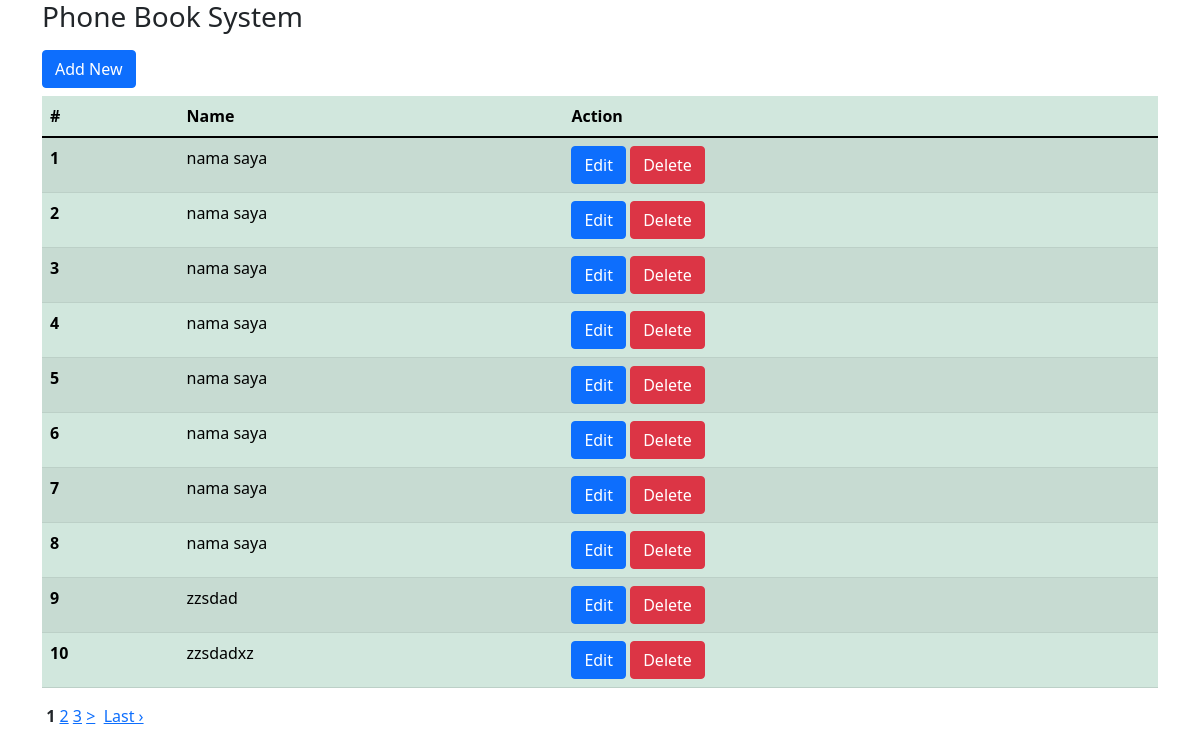
The page / on the database its author committed.
### tables this page shows
CREATE TABLE IF NOT EXISTS `user_info` (
  `id` bigint NOT NULL AUTO_INCREMENT,
  `name` varchar(50) DEFAULT NULL,
  PRIMARY KEY (`id`)
);

### application/controllers/welcome.php (called while the page is built, shortened)
<?php if ( ! defined('BASEPATH')) exit('No direct script access allowed');
class Welcome extends CI_Controller {
	public function __construct() {
		$this->load->database();
        $this->load->model('user_info');
        $this->load->helper('url');
        $this->load->library("pagination");
        $this->load->helper('form');
    }
    public function index() {
        $data['user_infos'] = $this->user_info->getAll();
        $config = array();
        $config["per_page"] = 10;
        $page = ($this->uri->segment(2)) ? $this->uri->segment(2) : 0;
        $data['users'] = $this->user_info->get_users($config["per_page"], $page);
        $this->load->view('welcome_message', $data);
    }
}

### index.php (called while the page is built, shortened)
<?php
require_once BASEPATH.'core/CodeIgniter.php';

### application/models/user_info.php (called while the page is built, shortened)
<?php
class user_info extends CI_Model {
    public function getAll() {
        return $this->db->get('user_info', 10)->result();
    }
    public function get_users($limit, $start) {
        $this->db->limit($limit, $start);
        $query = $this->db->get('user_info', 10);
        return $query->result();
    }
}

### application/views/welcome_message.php (the view, shortened to what this page needs)
<!doctype html>
<html lang="en">
  <head>
    <link href="https://cdn.jsdelivr.net/npm/bootstrap@5.1.3/dist/css/bootstrap.min.css" rel="stylesheet">
	<link rel="stylesheet" href="https://cdnjs.cloudflare.com/ajax/libs/font-awesome/6.0.0/css/fontawesome.min.css" />
  </head>
  <body>
	  <div class="container">
	  	<h3>Phone Book System</h3>
		  <div class="py-2">
			<button type="button" id="btn-addNew" class="btn btn-primary" data-bs-toggle="modal" data-bs-target="#addNew">
				Add New
			</button>
		  </div>
	  	<table class="table table-success table-striped">
			<thead>
				<tr>
				<th scope="col">#</th>
				<th scope="col">Name</th>
				<th scope="col">Action</th>
				</tr>
			</thead>
			<tbody><?php $i=1; ?>
				<?php foreach ($user_infos as $user_info) { ?>
					<th scope="row">
					<?php
						echo $i;
						$i++;
					?>
					</th>
						<td><?php echo $user_info->name; ?></td>
						<td>
							<button type="button" id="btn-edit" class="btn btn-primary" onClick="edit(<?php echo $user_info->id; ?>)"  data-bs-toggle="modal" data-bs-target="#edit">
								Edit
							</button>
							<button type="button" id="btn-delete" class="btn btn-danger" onClick="remove(<?php echo $user_info->id; ?>)" data-bs-toggle="modal" data-bs-target="#delete">
								Delete
							</button>
						</td>
				<?php
					}
				?>
			</tbody>
		</table>
		<div class="float-right">
			<?php echo $this->pagination->create_links(); ?>
		</div>
	</div>
</body>
</html>

### rows shown on the page
user_info: name "nama saya"
user_info: name "nama saya"
user_info: name "nama saya"
user_info: name "nama saya"
user_info: name "nama saya"
user_info: name "nama saya"
user_info: name "nama saya"
user_info: name "nama saya"
user_info: name "zzsdad"
user_info: name "zzsdadxz"

### other values the page prints
$this->pagination->create_links() "1 2 3 > Last ›"
